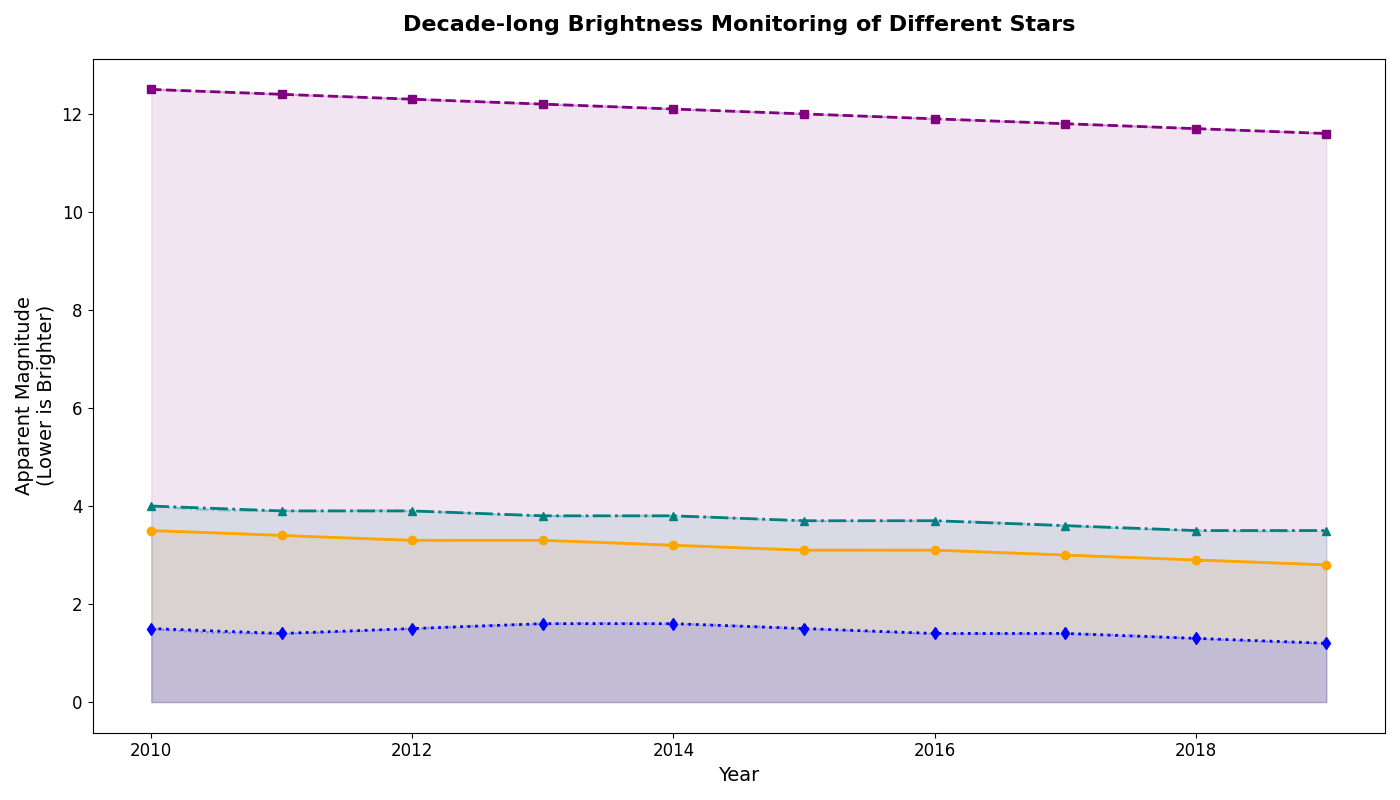

This chart was generated by the following Python code:
import matplotlib.pyplot as plt
import numpy as np
from scipy.interpolate import make_interp_spline

years = np.arange(2010, 2020)

red_giant_magnitudes = np.array([3.5, 3.4, 3.3, 3.3, 3.2, 3.1, 3.1, 3.0, 2.9, 2.8])
white_dwarf_magnitudes = np.array([12.5, 12.4, 12.3, 12.2, 12.1, 12.0, 11.9, 11.8, 11.7, 11.6])
main_sequence_magnitudes = np.array([4.0, 3.9, 3.9, 3.8, 3.8, 3.7, 3.7, 3.6, 3.5, 3.5])
blue_supergiant_magnitudes = np.array([1.5, 1.4, 1.5, 1.6, 1.6, 1.5, 1.4, 1.4, 1.3, 1.2])

fig, ax = plt.subplots(figsize=(14, 8))

ax.plot(years, red_giant_magnitudes, color='orange', marker='o', linestyle='-', linewidth=2)
ax.plot(years, white_dwarf_magnitudes, color='purple', marker='s', linestyle='--', linewidth=2)
ax.plot(years, main_sequence_magnitudes, color='teal', marker='^', linestyle='-.', linewidth=2)
ax.plot(years, blue_supergiant_magnitudes, color='blue', marker='d', linestyle=':', linewidth=2)

ax.fill_between(years, red_giant_magnitudes, color='orange', alpha=0.1)
ax.fill_between(years, white_dwarf_magnitudes, color='purple', alpha=0.1)
ax.fill_between(years, main_sequence_magnitudes, color='teal', alpha=0.1)
ax.fill_between(years, blue_supergiant_magnitudes, color='blue', alpha=0.1)

def smooth_trendline(x, y):
    spline = make_interp_spline(x, y, k=3)
    x_range = np.linspace(min(x), max(x), 300)
    smooth_y = spline(x_range)
    return x_range, smooth_y

rg_x, rg_smooth = smooth_trendline(years, red_giant_magnitudes)
wd_x, wd_smooth = smooth_trendline(years, white_dwarf_magnitudes)
ms_x, ms_smooth = smooth_trendline(years, main_sequence_magnitudes)
bs_x, bs_smooth = smooth_trendline(years, blue_supergiant_magnitudes)

ax.plot(rg_x, rg_smooth, color='orange', linestyle='-', alpha=0.3)
ax.plot(wd_x, wd_smooth, color='purple', linestyle='--', alpha=0.3)
ax.plot(ms_x, ms_smooth, color='teal', linestyle='-.', alpha=0.3)
ax.plot(bs_x, bs_smooth, color='blue', linestyle=':', alpha=0.3)

ax.set_title('Decade-long Brightness Monitoring of Different Stars', fontsize=16, fontweight='bold', pad=20)
ax.set_xlabel('Year', fontsize=14)
ax.set_ylabel('Apparent Magnitude\n(Lower is Brighter)', fontsize=14)

ax.tick_params(axis='both', which='major', labelsize=12)

plt.tight_layout()
plt.show()
